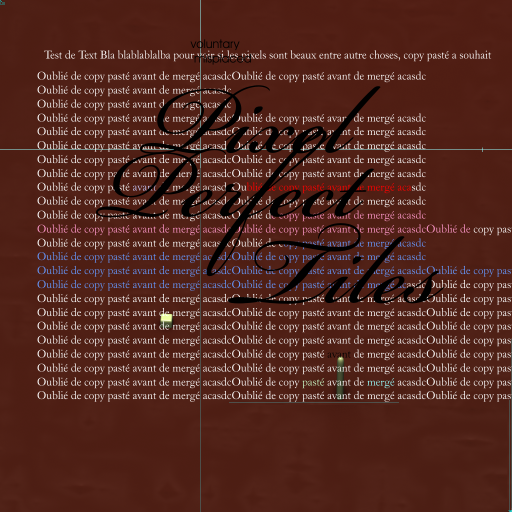
#> input picture public/images/plancher2.png, 1024 x 1024 px (shown at 1/2 size)
$ python convert-plancher.py
#> lines starting #> are read from the running program, lines starting #| are printed output that depends on the picture
from PIL import Image

# Load the sprite sheet image
sprite_sheet = Image.open('public/images/plancher2.png')  # 4096x4096 pixels
#> sprite_sheet is the input picture: PIL image 1024x1024 RGB; mean R, G, B 84.5, 41.1, 32.5

# Set sprite dimensions
sprite_width = 128
sprite_height = 128

# Create the output image
total_sprites = (sprite_sheet.width // sprite_width) * (sprite_sheet.height // sprite_height)
#> total_sprites = 64
output_image = Image.new('RGBA', (sprite_width, total_sprites * sprite_height))
#> output_image: PIL image 128x8192 RGBA; every value is 0

# Rearrange sprites vertically
sprite_index = 0

for y in range(0, 1024, sprite_height):
    for x in range(0, 1024, sprite_width):
        left = x
        upper = y
        right = left + sprite_width
        lower = upper + sprite_height

        # Crop the sprite from the sprite sheet
        sprite = sprite_sheet.crop((left, upper, right, lower))

        # Calculate the vertical position in the output image
        target_y = sprite_index * sprite_height

        # Paste the sprite into the output image
        output_image.paste(sprite, (0, target_y))
        sprite_index += 1
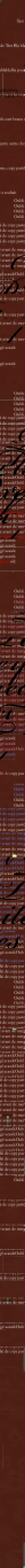
#> output_image: PIL image 128x8192 RGBA (shown at 1/6 size); mean R, G, B, A 84.5, 41.1, 32.5, 255
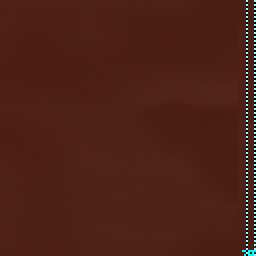
#> sprite: PIL image 128x128 RGB (shown 2 times larger); mean R, G, B 77.6, 33.9, 23.6
#> after the loop, sprite_index = 64

# Save the output image
output_image.save('public/images/plancher-vertical.png')
